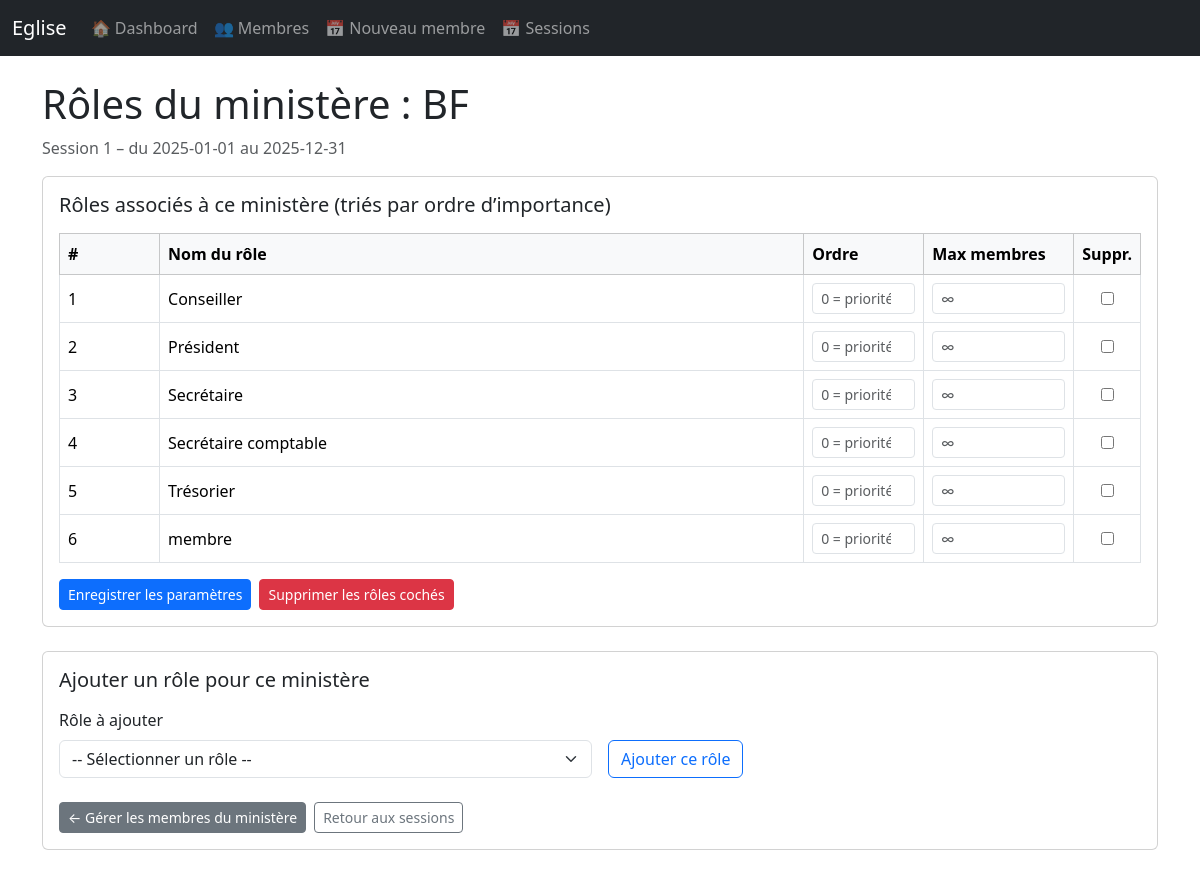
The app's page /sessions/1/ministeres/1/roles with its own data.
### app.py (models this page shows)
class Ministere(db.Model):
    id = db.Column(db.Integer, primary_key=True)
    nom = db.Column(db.String(100), nullable=False)
    sessions = db.relationship('SessionMinistere', back_populates='ministere')

class Session(db.Model):
    id = db.Column(db.Integer, primary_key=True)
    date_debut = db.Column(db.Date, nullable=False)
    date_fin = db.Column(db.Date, nullable=False)
    active = db.Column(db.Boolean, default=True)
    est_cloture = db.Column(db.Boolean, default=False)
    inscriptions = db.relationship('InscriptionSession', back_populates='session')
    ministeres = db.relationship('SessionMinistere', back_populates='session')

class SessionMinistereRole(db.Model):
    id = db.Column(db.Integer, primary_key=True)
    session_ministere_id = db.Column(db.Integer, db.ForeignKey('session_ministere.id'), nullable=False)
    role_id = db.Column(db.Integer, db.ForeignKey('role.id'), nullable=False)
    max_membres = db.Column(db.Integer, nullable=True)  # si None => plusieurs possibles
    ordre = db.Column(db.Integer, nullable=True)
    session_ministere = db.relationship('SessionMinistere', back_populates='roles')
    role = db.relationship('Role')

class Role(db.Model):
    id = db.Column(db.Integer, primary_key=True)
    nom = db.Column(db.String(100), nullable=False)

### app.py (the view, shortened to what this page needs)
@app.route('/sessions/<int:session_id>/ministeres/<int:session_ministere_id>/roles',
           methods=['GET', 'POST'])
def session_ministere_roles(session_id, session_ministere_id):
    session = Session.query.get_or_404(session_id)
    session_ministere = SessionMinistere.query.get_or_404(session_ministere_id)
    if session_ministere.session_id != session.id:
        flash("Ce ministère n'appartient pas à cette session.", "error")
        return redirect(url_for('sessions_liste'))
    roles_associes = (
	    SessionMinistereRole.query
	    .join(Role, Role.id == SessionMinistereRole.role_id)
	    .filter(SessionMinistereRole.session_ministere_id == session_ministere_id)
	    .order_by(SessionMinistereRole.ordre.asc().nulls_last(), Role.nom.asc())
	    .all()
	)
    roles_associes_ids = [smr.role_id for smr in roles_associes]
    if roles_associes_ids:
        roles_disponibles = (
            Role.query
            .filter(~Role.id.in_(roles_associes_ids))
            .order_by(Role.nom)
            .all()
        )
    else:
        roles_disponibles = Role.query.order_by(Role.nom).all()
    return render_template(
        'session_ministere_roles.html',
        session=session,
        session_ministere=session_ministere,
        roles_associes=roles_associes,
        roles_disponibles=roles_disponibles
    )

### app.py (called while the page is built)
@app.context_processor
def utility_processor():
    def url_for_other_page(page):
        """
        Construit l'URL pour une autre page de pagination en conservant :
        - les paramètres de chemin (ex: session_id)
        - les paramètres GET (filtres)
        """
        args = {}
        if request.view_args:
            args.update(request.view_args)          # ex: session_id
        args.update(request.args.to_dict())         # filtres actuels
        args['page'] = page
        return url_for(request.endpoint, **args)
    return dict(url_for_other_page=url_for_other_page)

### templates/session_ministere_roles.html (shortened to what this page needs)
{% extends "base.html" %}
{% block content %}
<h1 class="mb-2">
  Rôles du ministère :
  {{ session_ministere.ministere.nom if session_ministere.ministere else '' }}
</h1>
<p class="text-muted mb-3">
  Session {{ session.id }} – du {{ session.date_debut }} au {{ session.date_fin }}
</p>
<form method="post" class="card mt-3 mb-4">
  <div class="card-body">
    <h5 class="mb-3">Rôles associés à ce ministère (triés par ordre d’importance)</h5>
    <div class="table-responsive">
      <table class="table table-bordered table-hover align-middle mb-0">
        <thead class="table-light">
          <tr>
            <th>#</th>
            <th>Nom du rôle</th>
            <th style="width:120px;">Ordre</th>
            <th style="width:150px;">Max membres</th>
            <th style="width:60px;">Suppr.</th>
          </tr>
        </thead>
        <tbody>
          {% for smr in roles_associes %}
            <tr>
              <td>{{ loop.index }}</td>
              <td>{{ smr.role.nom }}</td>
              <td>
                <input type="number"
                       name="ordre_{{ smr.id }}"
                       class="form-control form-control-sm"
                       value="{{ smr.ordre if smr.ordre is not none else '' }}"
                       placeholder="0 = priorité">
              </td>
              <td>
                <input type="number"
                       name="max_{{ smr.id }}"
                       class="form-control form-control-sm"
                       value="{{ smr.max_membres if smr.max_membres is not none else '' }}"
                       placeholder="∞">
              </td>
              <td class="text-center">
                <input type="checkbox" name="supprimer_role_ids" value="{{ smr.id }}">
              </td>
            </tr>
          {% else %}
            <tr>
              <td colspan="5" class="text-center text-muted">
                Aucun rôle configuré pour ce ministère dans cette session.
              </td>
            </tr>
          {% endfor %}
        </tbody>
      </table>
    </div>
    <div class="mt-3 d-flex justify-content-start gap-2">
      <button type="submit" class="btn btn-primary btn-sm">
        Enregistrer les paramètres
      </button>
      <button type="submit"
              class="btn btn-danger btn-sm"
              name="action"
              value="delete">
        Supprimer les rôles cochés
      </button>
    </div>
  </div>
</form>
<form method="post" class="card">
  <div class="card-body">
    <h5 class="mb-3">Ajouter un rôle pour ce ministère</h5>
    <div class="row g-3 align-items-end">
      <div class="col-md-6">
        <label class="form-label">Rôle à ajouter</label>
        <select name="new_role_id" class="form-select">
          <option value="">-- Sélectionner un rôle --</option>
        </select>
      </div>
      <div class="col-md-6">
        <button type="submit" class="btn btn-outline-primary">
          Ajouter ce rôle
        </button>
      </div>
    </div>
    <div class="mt-4 d-flex justify-content-start gap-2">
      <a href="{{ url_for('session_ministere_membres',
                          session_id=session.id,
                          session_ministere_id=session_ministere.id) }}"
         class="btn btn-secondary btn-sm">
        ← Gérer les membres du ministère
      </a>
      <a href="{{ url_for('sessions_liste') }}" class="btn btn-outline-secondary btn-sm">
        Retour aux sessions
      </a>
    </div>
  </div>
</form>
{% endblock %}

### records on screen
Ministere: ministere "BF"
SessionMinistereRole: role.nom "Conseiller"
SessionMinistereRole: role.nom "Président"
SessionMinistereRole: role.nom "Secrétaire"
SessionMinistereRole: role.nom "Secrétaire comptable"
SessionMinistereRole: role.nom "Trésorier"
SessionMinistereRole: role.nom "membre"

### other values on screen
{{ session.id }} "1"
{{ session.date_debut }} "2025-01-01"
{{ session.date_fin }} "2025-12-31"
